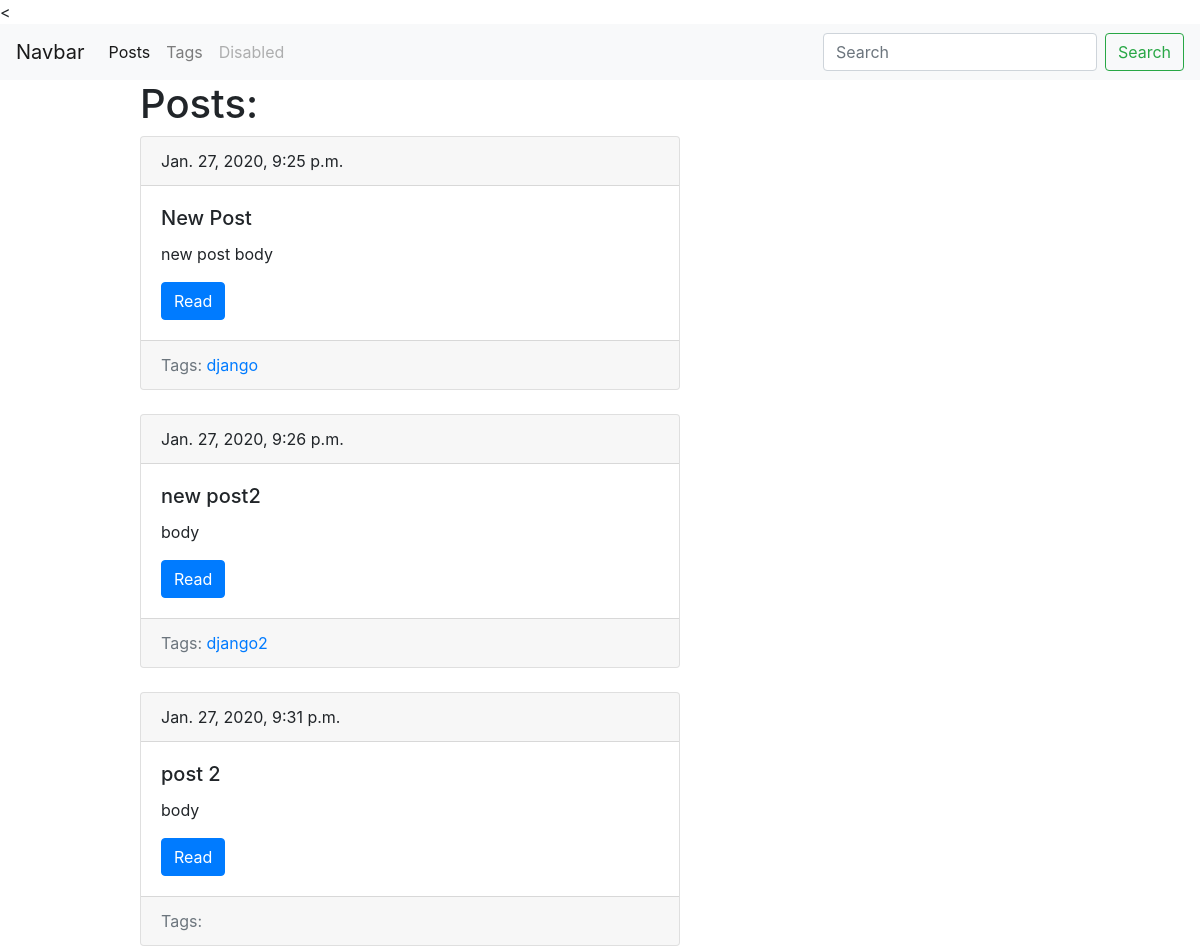
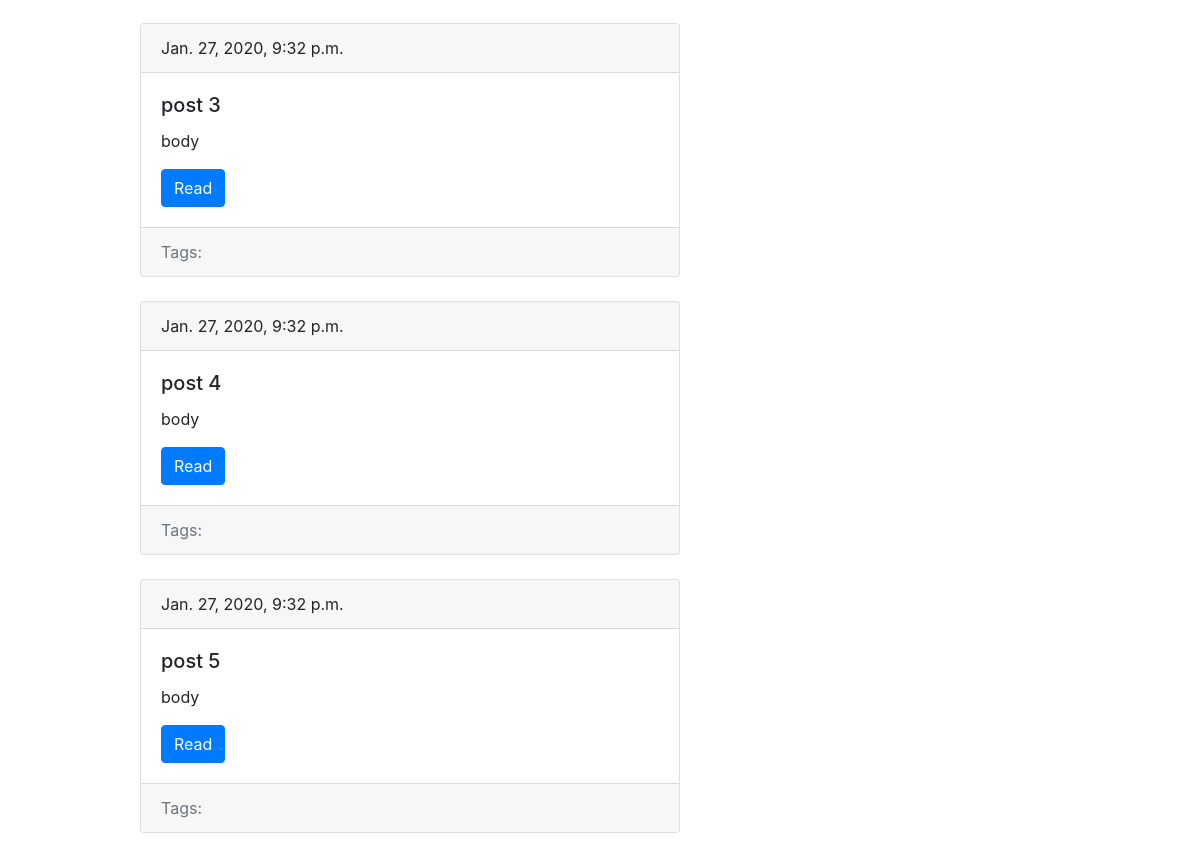
Screenshot of /blog/ with the database file from the repository (2 pictures, top to bottom).
### blog/models.py (models this page shows, shortened)
class Post(models.Model):
    title = models.CharField(max_length=150, db_index=True)
    slug = models.SlugField(max_length=150, unique=True) # урлы, чпу
    body = models.TextField(blank=True, db_index=True)
    tags = models.ManyToManyField('Tag', blank=True, related_name='posts') # связь многое к многим для связи с тегами
    date_pub = models.DateTimeField(auto_now_add=True)
    def get_absolute_url(self):
        return reverse('post_detail_url', kwargs={'slug': self.slug}) # функция подтягивает ссылки на посты в шаблон

class Tag(models.Model):
    title = models.CharField(max_length=150)
    slug = models.SlugField(max_length=50, unique=True)
    def get_absolute_url(self):
        return reverse('tag_detail_url', kwargs={'slug': self.slug})

### blog/views.py (the view)
# urls.py: path('', posts_list, name='posts_list_url'),
def posts_list(request):
    posts = Post.objects.all()
    return render(request, 'blog/index.html', context={'posts':posts})

### blog/templates/blog/index.html (shortened to what this page needs)
{% extends 'blog/base_blog.html' %}
{% block content %}
    <h1>Posts:</h1>
    {% for post in posts %}
        {% include 'blog/includes/post_card_template.html'%}
    {% endfor %}
{% endblock %}

### blog/templates/blog/includes/post_card_template.html
<div class="card mb-4">
    <div class="card-header">
        {{ post.date_pub }}
    </div>
    <div class="card-body">
        <h5 class="card-title">{{ post.title }}</h5>
        <p class="card-text">{{ post.body|truncatewords:15 }}</p>
        <a href="{{ post.get_absolute_url }}" class="btn btn-primary">Read</a>
    </div>
    <div class="card-footer text-muted">
        Tags:
        {%for tag in post.tags.all %}
            <a href = "{{tag.get_absolute_url}}"> {{ tag.title }} </a>
        {% endfor %}
    </div>
</div>

### rows the page displays
Post: date_pub "Jan. 27, 2020, 9:25 p.m.", title "New Post", body "new post body"
Tag: title "django"
Post: date_pub "Jan. 27, 2020, 9:26 p.m.", title "new post2", body "body"
Tag: title "django2"
Post: date_pub "Jan. 27, 2020, 9:31 p.m.", title "post 2", body "body"
Post: date_pub "Jan. 27, 2020, 9:32 p.m.", title "post 3", body "body"
Post: date_pub "Jan. 27, 2020, 9:32 p.m.", title "post 4", body "body"
Post: date_pub "Jan. 27, 2020, 9:32 p.m.", title "post 5", body "body"
